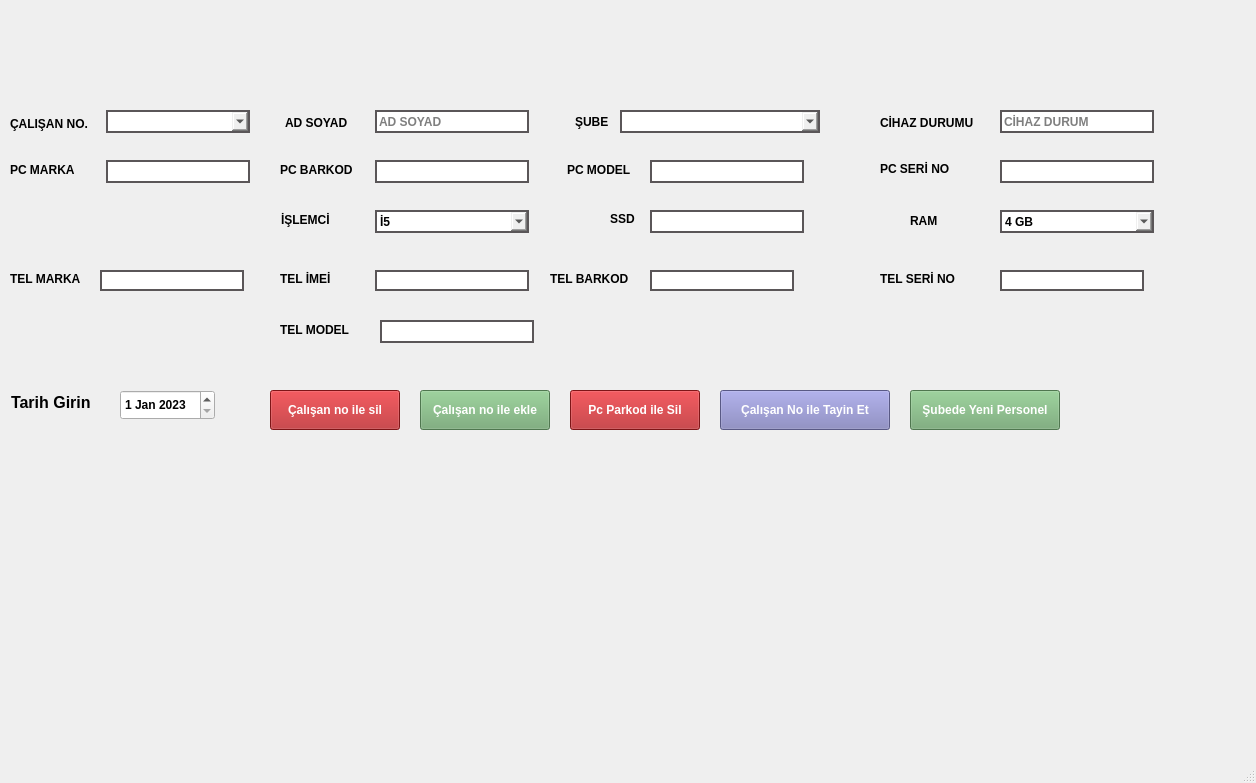
<?xml version="1.0" encoding="UTF-8"?>
<ui version="4.0">
 <class>MainWindow</class>
 <widget class="QMainWindow" name="MainWindow">
  <property name="geometry">
   <rect>
    <x>0</x>
    <y>0</y>
    <width>1256</width>
    <height>783</height>
   </rect>
  </property>
  <property name="minimumSize">
   <size>
    <width>0</width>
    <height>100</height>
   </size>
  </property>
  <property name="font">
   <font>
    <family>Microsoft JhengHei UI</family>
    <weight>75</weight>
    <bold>true</bold>
   </font>
  </property>
  <property name="mouseTracking">
   <bool>false</bool>
  </property>
  <property name="windowTitle">
   <string>UYGULAMA</string>
  </property>
  <property name="autoFillBackground">
   <bool>false</bool>
  </property>
  <property name="styleSheet">
   <string notr="true">QMainWindow{rgb(161, 161, 161);
}</string>
  </property>
  <widget class="QWidget" name="centralwidget">
   <widget class="QLabel" name="label_10">
    <property name="geometry">
     <rect>
      <x>10</x>
      <y>115</y>
      <width>85</width>
      <height>17</height>
     </rect>
    </property>
    <property name="styleSheet">
     <string notr="true">QLabel{
font: 75 9pt &quot;MS Shell Dlg 2&quot;;
}</string>
    </property>
    <property name="text">
     <string>ÇALIŞAN NO.</string>
    </property>
   </widget>
   <widget class="QPushButton" name="imeisilbutton">
    <property name="geometry">
     <rect>
      <x>570</x>
      <y>390</y>
      <width>130</width>
      <height>40</height>
     </rect>
    </property>
    <property name="styleSheet">
     <string notr="true">QPushButton{
background-color:rgb(177, 29, 32);
color:white;
}
QPushButton:hover {
background-color: rgb(255, 180, 181);
color:rgb(38, 38, 38);
}</string>
    </property>
    <property name="text">
     <string>Pc Parkod ile Sil</string>
    </property>
   </widget>
   <widget class="QLabel" name="label_5">
    <property name="geometry">
     <rect>
      <x>11</x>
      <y>390</y>
      <width>103</width>
      <height>25</height>
     </rect>
    </property>
    <property name="font">
     <font>
      <pointsize>12</pointsize>
     </font>
    </property>
    <property name="styleSheet">
     <string notr="true"/>
    </property>
    <property name="text">
     <string>Tarih Girin</string>
    </property>
   </widget>
   <widget class="QDateEdit" name="dateEdit">
    <property name="geometry">
     <rect>
      <x>120</x>
      <y>390</y>
      <width>95</width>
      <height>30</height>
     </rect>
    </property>
    <property name="dateTime">
     <datetime>
      <hour>0</hour>
      <minute>0</minute>
      <second>0</second>
      <year>2023</year>
      <month>1</month>
      <day>1</day>
     </datetime>
    </property>
   </widget>
   <widget class="QPushButton" name="calisannosil">
    <property name="geometry">
     <rect>
      <x>270</x>
      <y>390</y>
      <width>130</width>
      <height>40</height>
     </rect>
    </property>
    <property name="styleSheet">
     <string notr="true">QPushButton{
background-color:rgb(177, 29, 32);
color:white;
}
QPushButton:hover {
background-color: rgb(255, 180, 181);
color:rgb(38, 38, 38);
}</string>
    </property>
    <property name="text">
     <string>Çalışan no ile sil</string>
    </property>
   </widget>
   <widget class="QPushButton" name="buton">
    <property name="enabled">
     <bool>true</bool>
    </property>
    <property name="geometry">
     <rect>
      <x>420</x>
      <y>390</y>
      <width>130</width>
      <height>40</height>
     </rect>
    </property>
    <property name="minimumSize">
     <size>
      <width>0</width>
      <height>0</height>
     </size>
    </property>
    <property name="styleSheet">
     <string notr="true">QPushButton{
background-color:rgb(110, 166, 110);
color:white;
}
QPushButton:hover {
background-color: rgb(226, 255, 237);
color:rgb(38, 38, 38);
}</string>
    </property>
    <property name="text">
     <string>Çalışan no ile ekle</string>
    </property>
   </widget>
   <widget class="QLineEdit" name="adsoyad">
    <property name="geometry">
     <rect>
      <x>375</x>
      <y>110</y>
      <width>154</width>
      <height>23</height>
     </rect>
    </property>
    <property name="styleSheet">
     <string notr="true">QLineEdit{
border:2px solid rgb(90, 86, 88);
border-radius:30px;
color: rgb(0, 0, 0);
}</string>
    </property>
    <property name="placeholderText">
     <string>AD SOYAD</string>
    </property>
   </widget>
   <widget class="QComboBox" name="calisannocombo">
    <property name="geometry">
     <rect>
      <x>106</x>
      <y>110</y>
      <width>144</width>
      <height>23</height>
     </rect>
    </property>
    <property name="styleSheet">
     <string notr="true">QComboBox{
border:2px solid rgb(90, 86, 88);
border-radius:30px;
color:rgb(0, 0, 0);
}</string>
    </property>
   </widget>
   <widget class="QLabel" name="label_2">
    <property name="geometry">
     <rect>
      <x>285</x>
      <y>113</y>
      <width>81</width>
      <height>20</height>
     </rect>
    </property>
    <property name="styleSheet">
     <string notr="true">QLabel{
font: 75 9pt &quot;MS Shell Dlg 2&quot;;
}</string>
    </property>
    <property name="text">
     <string>AD SOYAD</string>
    </property>
   </widget>
   <widget class="QLineEdit" name="cihazdurumu">
    <property name="geometry">
     <rect>
      <x>1000</x>
      <y>110</y>
      <width>154</width>
      <height>23</height>
     </rect>
    </property>
    <property name="styleSheet">
     <string notr="true">QLineEdit{
border:2px solid rgb(90, 86, 88);
border-radius:50px;
color: rgb(0, 0, 0);
}</string>
    </property>
    <property name="placeholderText">
     <string>CİHAZ DURUM</string>
    </property>
   </widget>
   <widget class="QLabel" name="label_18">
    <property name="geometry">
     <rect>
      <x>880</x>
      <y>113</y>
      <width>111</width>
      <height>20</height>
     </rect>
    </property>
    <property name="styleSheet">
     <string notr="true">QLabel{
font: 75 9pt &quot;MS Shell Dlg 2&quot;;
}</string>
    </property>
    <property name="text">
     <string>CİHAZ DURUMU</string>
    </property>
   </widget>
   <widget class="QLabel" name="label_3">
    <property name="geometry">
     <rect>
      <x>575</x>
      <y>113</y>
      <width>41</width>
      <height>17</height>
     </rect>
    </property>
    <property name="styleSheet">
     <string notr="true">QLabel{
font: 75 9pt &quot;MS Shell Dlg 2&quot;;
}</string>
    </property>
    <property name="text">
     <string>ŞUBE</string>
    </property>
   </widget>
   <widget class="QComboBox" name="comboBox">
    <property name="geometry">
     <rect>
      <x>620</x>
      <y>110</y>
      <width>200</width>
      <height>23</height>
     </rect>
    </property>
    <property name="styleSheet">
     <string notr="true">QComboBox
{
border:2px solid rgb(90, 86, 88);
border-radius:30px;
color:black;
}</string>
    </property>
   </widget>
   <widget class="QLabel" name="label_4">
    <property name="geometry">
     <rect>
      <x>10</x>
      <y>160</y>
      <width>81</width>
      <height>20</height>
     </rect>
    </property>
    <property name="styleSheet">
     <string notr="true">QLabel{
font: 75 9pt &quot;MS Shell Dlg 2&quot;;
}</string>
    </property>
    <property name="text">
     <string>PC MARKA</string>
    </property>
   </widget>
   <widget class="QLineEdit" name="pcmodel">
    <property name="geometry">
     <rect>
      <x>650</x>
      <y>160</y>
      <width>154</width>
      <height>23</height>
     </rect>
    </property>
    <property name="styleSheet">
     <string notr="true">QLineEdit{
border:2px solid rgb(90, 86, 88);
border-radius:30px;
color: rgb(0, 0, 0);
}</string>
    </property>
   </widget>
   <widget class="QLabel" name="pcimei">
    <property name="geometry">
     <rect>
      <x>880</x>
      <y>160</y>
      <width>100</width>
      <height>17</height>
     </rect>
    </property>
    <property name="styleSheet">
     <string notr="true">QLabel{
font: 75 9pt &quot;MS Shell Dlg 2&quot;;
}</string>
    </property>
    <property name="text">
     <string>PC SERİ NO</string>
    </property>
   </widget>
   <widget class="QLineEdit" name="lineEdit_4">
    <property name="geometry">
     <rect>
      <x>1000</x>
      <y>160</y>
      <width>154</width>
      <height>23</height>
     </rect>
    </property>
    <property name="styleSheet">
     <string notr="true">QLineEdit{
border:2px solid rgb(90, 86, 88);
border-radius:30px;
color: rgb(0, 0, 0);
}</string>
    </property>
   </widget>
   <widget class="QLabel" name="label_11">
    <property name="geometry">
     <rect>
      <x>567</x>
      <y>160</y>
      <width>71</width>
      <height>20</height>
     </rect>
    </property>
    <property name="styleSheet">
     <string notr="true">QLabel{
font: 75 9pt &quot;MS Shell Dlg 2&quot;;
}</string>
    </property>
    <property name="text">
     <string>PC MODEL</string>
    </property>
   </widget>
   <widget class="QLineEdit" name="pcmarka">
    <property name="geometry">
     <rect>
      <x>106</x>
      <y>160</y>
      <width>144</width>
      <height>23</height>
     </rect>
    </property>
    <property name="styleSheet">
     <string notr="true">QLineEdit{
border:2px solid rgb(90, 86, 88);
border-radius:30px;
color: rgb(0, 0, 0);
}</string>
    </property>
   </widget>
   <widget class="QLabel" name="label_15">
    <property name="geometry">
     <rect>
      <x>910</x>
      <y>212</y>
      <width>31</width>
      <height>17</height>
     </rect>
    </property>
    <property name="styleSheet">
     <string notr="true">QLabel{
font: 75 9pt &quot;MS Shell Dlg 2&quot;;
}</string>
    </property>
    <property name="text">
     <string>RAM</string>
    </property>
   </widget>
   <widget class="QLineEdit" name="SSD">
    <property name="geometry">
     <rect>
      <x>650</x>
      <y>210</y>
      <width>154</width>
      <height>23</height>
     </rect>
    </property>
    <property name="styleSheet">
     <string notr="true">QLineEdit{
border:2px solid rgb(90, 86, 88);
border-radius:30px;
color: rgb(0, 0, 0);
}</string>
    </property>
   </widget>
   <widget class="QComboBox" name="islemci">
    <property name="geometry">
     <rect>
      <x>375</x>
      <y>210</y>
      <width>154</width>
      <height>23</height>
     </rect>
    </property>
    <property name="styleSheet">
     <string notr="true">QComboBox
{
border:2px solid rgb(90, 86, 88);
border-radius:30px;
color:rgb(0, 0, 0);
}</string>
    </property>
    <item>
     <property name="text">
      <string>İ5</string>
     </property>
    </item>
    <item>
     <property name="text">
      <string>İ7</string>
     </property>
    </item>
    <item>
     <property name="text">
      <string>İ9</string>
     </property>
    </item>
   </widget>
   <widget class="QLabel" name="label_14">
    <property name="geometry">
     <rect>
      <x>610</x>
      <y>210</y>
      <width>26</width>
      <height>17</height>
     </rect>
    </property>
    <property name="styleSheet">
     <string notr="true">QLabel{
font: 75 9pt &quot;MS Shell Dlg 2&quot;;
}</string>
    </property>
    <property name="text">
     <string>SSD</string>
    </property>
   </widget>
   <widget class="QLabel" name="label_6">
    <property name="geometry">
     <rect>
      <x>280</x>
      <y>160</y>
      <width>81</width>
      <height>20</height>
     </rect>
    </property>
    <property name="styleSheet">
     <string notr="true">QLabel{
font: 75 9pt &quot;MS Shell Dlg 2&quot;;
}</string>
    </property>
    <property name="text">
     <string>PC BARKOD</string>
    </property>
   </widget>
   <widget class="QLineEdit" name="pcbarkod">
    <property name="geometry">
     <rect>
      <x>375</x>
      <y>160</y>
      <width>154</width>
      <height>23</height>
     </rect>
    </property>
    <property name="styleSheet">
     <string notr="true">QLineEdit{
border:2px solid rgb(90, 86, 88);
border-radius:30px;
color: rgb(0, 0, 0);
input required=&quot;required&quot;;
}</string>
    </property>
   </widget>
   <widget class="QLabel" name="label_13">
    <property name="geometry">
     <rect>
      <x>281</x>
      <y>210</y>
      <width>61</width>
      <height>20</height>
     </rect>
    </property>
    <property name="styleSheet">
     <string notr="true">QLabel{
font: 75 9pt &quot;MS Shell Dlg 2&quot;;
}</string>
    </property>
    <property name="text">
     <string>İŞLEMCİ</string>
    </property>
   </widget>
   <widget class="QComboBox" name="ram">
    <property name="geometry">
     <rect>
      <x>1000</x>
      <y>210</y>
      <width>154</width>
      <height>23</height>
     </rect>
    </property>
    <property name="styleSheet">
     <string notr="true">QComboBox
{
border:2px solid rgb(90, 86, 88);
border-radius:30px;
color:rgb(0, 0, 0);}</string>
    </property>
    <item>
     <property name="text">
      <string>4 GB </string>
     </property>
    </item>
    <item>
     <property name="text">
      <string>8 GB</string>
     </property>
    </item>
    <item>
     <property name="text">
      <string>16 GB</string>
     </property>
    </item>
    <item>
     <property name="text">
      <string>32 GB</string>
     </property>
    </item>
    <item>
     <property name="text">
      <string>64 GB</string>
     </property>
    </item>
   </widget>
   <widget class="QPushButton" name="pushButton">
    <property name="geometry">
     <rect>
      <x>720</x>
      <y>390</y>
      <width>170</width>
      <height>40</height>
     </rect>
    </property>
    <property name="styleSheet">
     <string notr="true">QPushButton{
background-color:rgb(125, 125, 186);
color:white;
}
QPushButton:hover {
background-color: rgb(227, 221, 255);
color:rgb(38, 38, 38);
}</string>
    </property>
    <property name="text">
     <string>Çalışan No ile Tayin Et</string>
    </property>
   </widget>
   <widget class="QPushButton" name="subedeyeni">
    <property name="geometry">
     <rect>
      <x>910</x>
      <y>390</y>
      <width>150</width>
      <height>40</height>
     </rect>
    </property>
    <property name="styleSheet">
     <string notr="true">QPushButton{
background-color:rgb(110, 166, 110);
color:white;
}
QPushButton:hover {
background-color: rgb(226, 255, 237);
color:rgb(38, 38, 38);
}</string>
    </property>
    <property name="text">
     <string>Şubede Yeni Personel</string>
    </property>
   </widget>
   <widget class="QLineEdit" name="telserino">
    <property name="geometry">
     <rect>
      <x>1000</x>
      <y>270</y>
      <width>144</width>
      <height>21</height>
     </rect>
    </property>
    <property name="styleSheet">
     <string notr="true">QLineEdit{
border:2px solid rgb(90, 86, 88);
border-radius:30px;
color: rgb(0, 0, 0);
}</string>
    </property>
   </widget>
   <widget class="QLabel" name="label_17">
    <property name="geometry">
     <rect>
      <x>880</x>
      <y>270</y>
      <width>87</width>
      <height>18</height>
     </rect>
    </property>
    <property name="styleSheet">
     <string notr="true">QLabel{
font: 75 9pt &quot;MS Shell Dlg 2&quot;;
}</string>
    </property>
    <property name="text">
     <string>TEL SERİ NO</string>
    </property>
   </widget>
   <widget class="QLineEdit" name="telmarka">
    <property name="geometry">
     <rect>
      <x>100</x>
      <y>270</y>
      <width>144</width>
      <height>21</height>
     </rect>
    </property>
    <property name="styleSheet">
     <string notr="true">QLineEdit{
border:2px solid rgb(90, 86, 88);
border-radius:30px;
color: rgb(0, 0, 0);
}</string>
    </property>
   </widget>
   <widget class="QLabel" name="label_7">
    <property name="geometry">
     <rect>
      <x>10</x>
      <y>270</y>
      <width>78</width>
      <height>18</height>
     </rect>
    </property>
    <property name="styleSheet">
     <string notr="true">QLabel{
font: 75 9pt &quot;MS Shell Dlg 2&quot;;
}</string>
    </property>
    <property name="text">
     <string>TEL MARKA</string>
    </property>
   </widget>
   <widget class="QLineEdit" name="telimei">
    <property name="geometry">
     <rect>
      <x>375</x>
      <y>270</y>
      <width>154</width>
      <height>21</height>
     </rect>
    </property>
    <property name="styleSheet">
     <string notr="true">QLineEdit{
border:2px solid rgb(90, 86, 88);
border-radius:30px;
color: rgb(0, 0, 0);
}</string>
    </property>
   </widget>
   <widget class="QLabel" name="label_8">
    <property name="geometry">
     <rect>
      <x>280</x>
      <y>270</y>
      <width>62</width>
      <height>18</height>
     </rect>
    </property>
    <property name="styleSheet">
     <string notr="true">QLabel{
font: 75 9pt &quot;MS Shell Dlg 2&quot;;
}</string>
    </property>
    <property name="text">
     <string>TEL İMEİ</string>
    </property>
   </widget>
   <widget class="QLabel" name="label_9">
    <property name="geometry">
     <rect>
      <x>550</x>
      <y>270</y>
      <width>87</width>
      <height>18</height>
     </rect>
    </property>
    <property name="styleSheet">
     <string notr="true">QLabel{
font: 75 9pt &quot;MS Shell Dlg 2&quot;;
}</string>
    </property>
    <property name="text">
     <string>TEL BARKOD</string>
    </property>
   </widget>
   <widget class="QLineEdit" name="lineEdit">
    <property name="geometry">
     <rect>
      <x>650</x>
      <y>270</y>
      <width>144</width>
      <height>21</height>
     </rect>
    </property>
    <property name="styleSheet">
     <string notr="true">QLineEdit{
border:2px solid rgb(90, 86, 88);
border-radius:30px;
color: rgb(0, 0, 0);
}</string>
    </property>
   </widget>
   <widget class="QLineEdit" name="telmodel">
    <property name="geometry">
     <rect>
      <x>380</x>
      <y>320</y>
      <width>154</width>
      <height>23</height>
     </rect>
    </property>
    <property name="styleSheet">
     <string notr="true">QLineEdit{
border:2px solid rgb(90, 86, 88);
border-radius:30px;
color: rgb(0, 0, 0);
}</string>
    </property>
   </widget>
   <widget class="QLabel" name="label">
    <property name="geometry">
     <rect>
      <x>280</x>
      <y>320</y>
      <width>91</width>
      <height>20</height>
     </rect>
    </property>
    <property name="styleSheet">
     <string notr="true">QLabel{
font: 75 9pt &quot;MS Shell Dlg 2&quot;;
}</string>
    </property>
    <property name="text">
     <string>TEL MODEL</string>
    </property>
   </widget>
  </widget>
  <widget class="QMenuBar" name="menubar">
   <property name="geometry">
    <rect>
     <x>0</x>
     <y>0</y>
     <width>1256</width>
     <height>26</height>
    </rect>
   </property>
  </widget>
  <widget class="QStatusBar" name="statusbar"/>
 </widget>
 <resources/>
 <connections/>
</ui>
